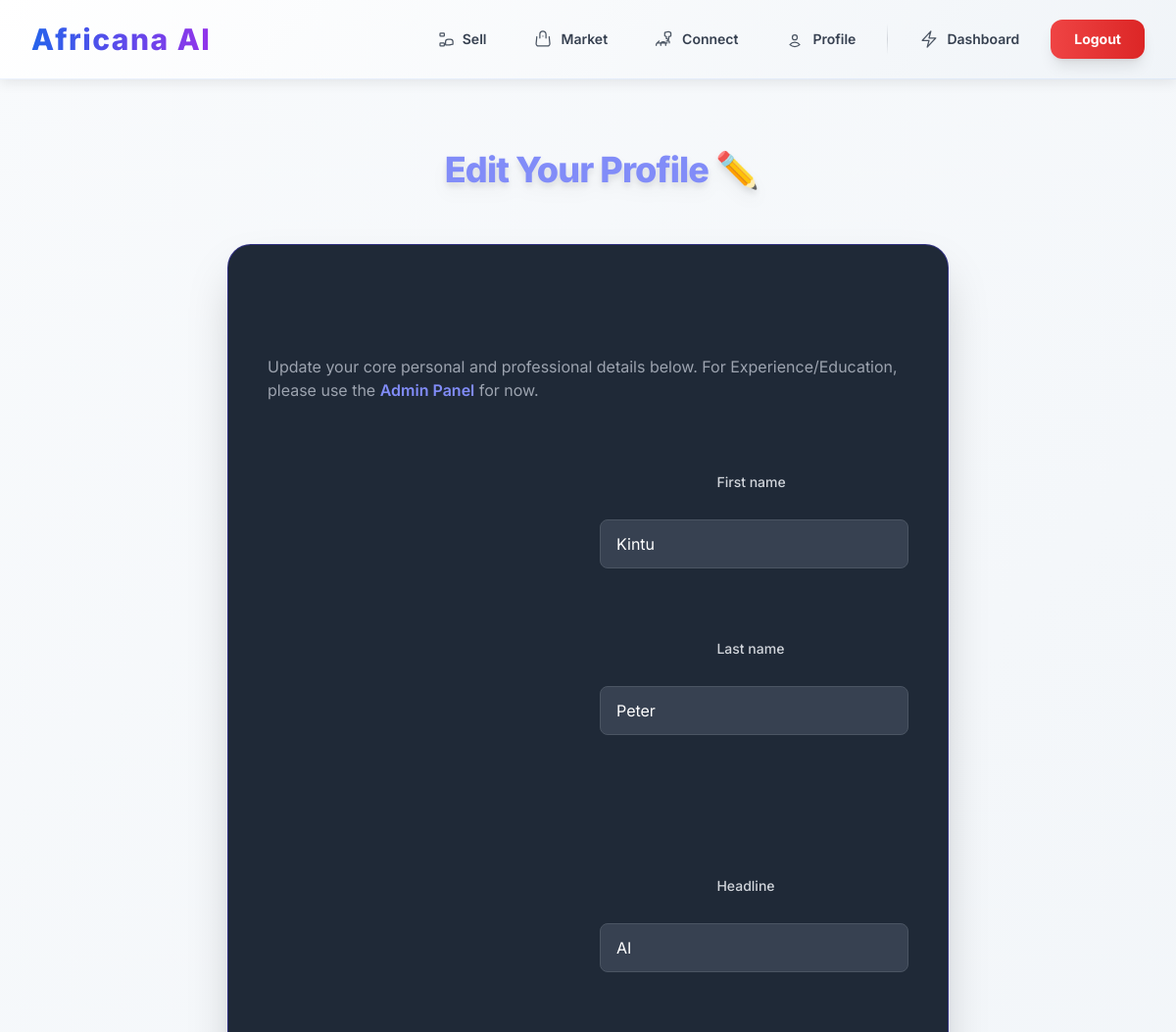
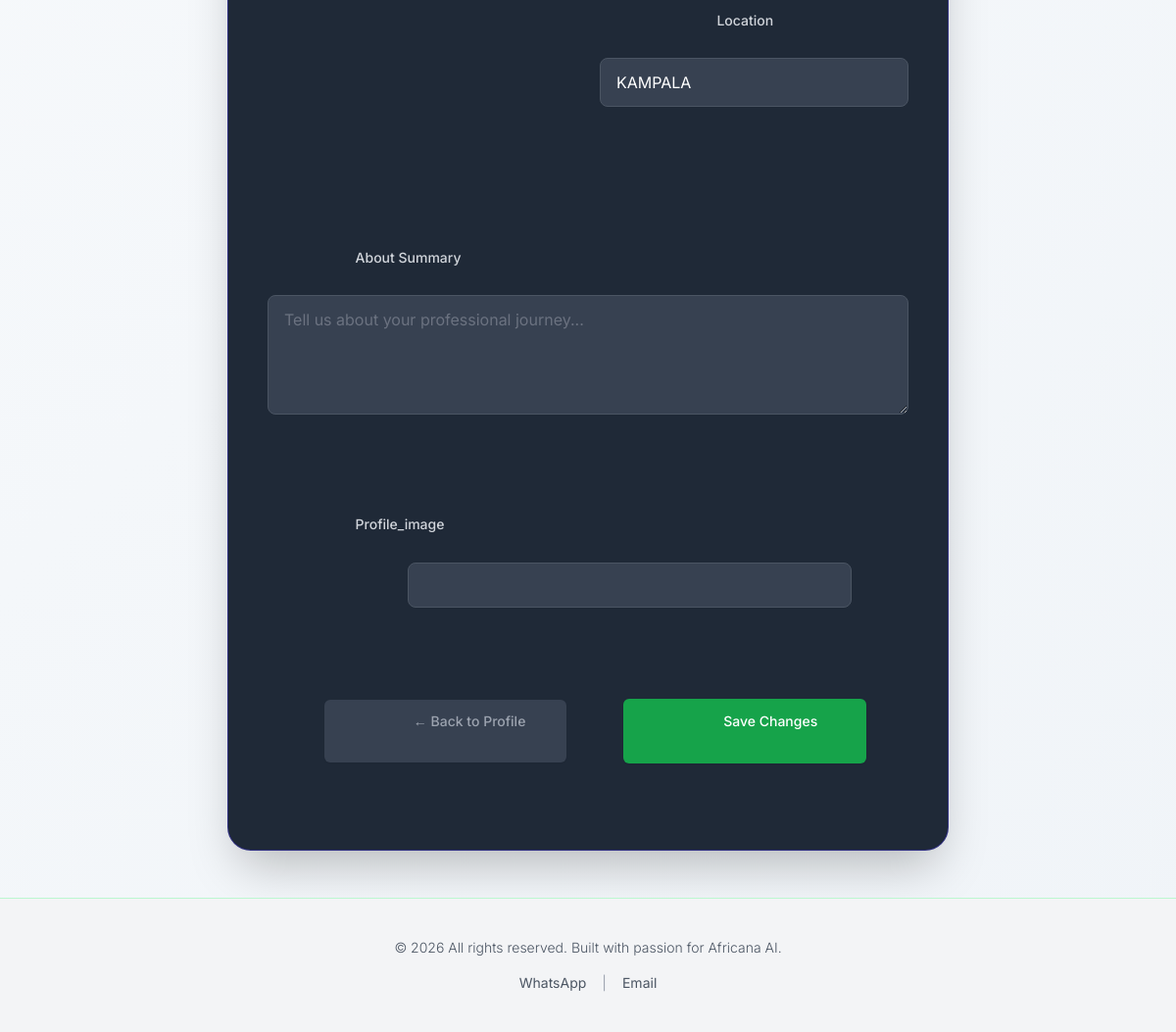
The app's page /profile/edit/ (signed in) with its own data (2 pictures, top to bottom).
### users/models.py (models this page shows, shortened)
class CustomUser(AbstractUser):
    headline = models.CharField(_("Headline"), max_length=255, blank=True, null=True,
                                help_text=_("A professional title or summary, like 'Senior Django Developer'"))
    about = models.TextField(_("About Summary"), blank=True, null=True,
                             help_text=_("A summary of your professional journey and goals."))
    location = models.CharField(_("Location"), max_length=100, blank=True, null=True)
    language = models.CharField(_("Preferred Language"), max_length=10, default='en',
                                help_text=_("User's preferred language for content, e.g., 'en', 'sw', 'fr'"))
    profile_image = CloudinaryField('profile_image', blank=True, null=True,
                                    help_text=_("Upload a professional profile picture."))
    user_type = models.CharField(_("User Type"), max_length=20, choices=[
        ('regular', 'Regular User'),
        ('investor', 'Investor'),
    ], default='regular', help_text=_("Type of user account."))
    is_approved = models.BooleanField(_("Is Approved"), default=False,
                                      help_text=_("Whether this investor account is approved to post partner content."))
    groups = models.ManyToManyField(
        Group,
        verbose_name=_('groups'),
        blank=True,
        related_name="customuser_set",
        related_query_name="customuser",
    )
    user_permissions = models.ManyToManyField(
        Permission,
        verbose_name=_('user permissions'),
        blank=True,
        related_name="customuser_permissions_set",
        related_query_name="customuser_permission",
    )

### users/views.py (the view)
# urls.py: path('profile/edit/', views.profile_edit, name='profile_edit'),
@login_required
def profile_edit(request):
    user = request.user
    if request.method == 'POST':
        form = ProfileEditForm(request.POST, request.FILES, instance=user)
        if form.is_valid():
            form.save()
            messages.success(request, 'Your profile was successfully updated!')
            return redirect('users:user_profile')
    else:
        form = ProfileEditForm(instance=user)
    try:
        return render(request, 'users/profile_edit.html', {'form': form})
    except TemplateDoesNotExist:
        return render(request, 'profile_edit.html', {'form': form})

### users/forms.py
class ProfileEditForm(forms.ModelForm):
    class Meta:
        model = CustomUser
        fields = ('first_name', 'last_name', 'headline', 'about', 'location', 'language', 'profile_image')
        widgets = {
            'about': forms.Textarea(attrs={'rows': 4, 'placeholder': 'Tell us about your professional journey...'}),
        }
    def __init__(self, *args, **kwargs):
        super().__init__(*args, **kwargs)
        for field_name, field in self.fields.items():
            field.widget.attrs['class'] = 'w-full px-4 py-3 bg-gray-700 text-white border border-gray-600 rounded-lg focus:outline-none focus:ring-2 focus:ring-indigo-500 placeholder-gray-500'

### users/templatetags/user_filters.py (called while the page is built)
@register.filter
def split(value, arg):
    if isinstance(value, str):
        return value.split(arg)
    return []

@register.filter
def get_field(form, field_name):
    if hasattr(form, 'fields') and field_name in form.fields:
        return form[field_name]
    return None

### users/templates/users/profile_edit.html (shortened to what this page needs)
{% extends "base.html" %}
{% load user_filters %}
{% load widget_tweaks %}
{% block content %}
<main class="max-w-3xl mx-auto px-4 py-8 sm:py-12">
    <h1 class="text-4xl font-extrabold text-indigo-400 text-center mb-8 tracking-tight drop-shadow-lg">
        Edit Your Profile ✏️
    </h1>
    <div class="bg-gray-800 p-6 sm:p-10 rounded-3xl shadow-2xl border border-indigo-700/50">
        <form method="post" enctype="multipart/form-data" class="space-y-6">
            <p class="text-gray-400 mb-6">Update your core personal and professional details below. For Experience/Education, please use the <a href="{% url 'admin:index' %}" class="text-indigo-400 hover:underline font-semibold">Admin Panel</a> for now.</p>
            <div class="grid grid-cols-1 gap-6 sm:grid-cols-2">
                {% for field_name in 'first_name,last_name'|split:',' %}
                    {% with form|get_field:field_name as field %}
                        <div class="space-y-1">
                            <label for="{{ field.id_for_label }}" class="block text-sm font-medium text-gray-300">
                                {{ field.label }}
                            </label>
                            {{ field|add_class:"w-full px-4 py-3 bg-gray-700 text-white border border-gray-600 rounded-lg focus:outline-none focus:ring-2 focus:ring-indigo-500 placeholder-gray-500" }}
                        </div>
                    {% endwith %}
                {% endfor %}
            </div>
            <div class="grid grid-cols-1 gap-6 sm:grid-cols-2">
                {% for field_name in 'headline,location'|split:',' %}
                    {% with form|get_field:field_name as field %}
                        <div class="space-y-1">
                            <label for="{{ field.id_for_label }}" class="block text-sm font-medium text-gray-300">
                                {{ field.label }}
                            </label>
                            {{ field|add_class:"w-full px-4 py-3 bg-gray-700 text-white border border-gray-600 rounded-lg focus:outline-none focus:ring-2 focus:ring-indigo-500 placeholder-gray-500" }}
                        </div>
                    {% endwith %}
                {% endfor %}
            </div>
            {% with form.about as field %}
                <div class="space-y-1">
                    <label for="{{ field.id_for_label }}" class="block text-sm font-medium text-gray-300">
                        {{ field.label }}
                    </label>
                    {{ field|add_class:"w-full px-4 py-3 bg-gray-700 text-white border border-gray-600 rounded-lg focus:outline-none focus:ring-2 focus:ring-indigo-500 placeholder-gray-500" }}
                </div>
            {% endwith %}
            {% with form.profile_image as field %}
                <div class="space-y-1">
                    <label for="{{ field.id_for_label }}" class="block text-sm font-medium text-gray-300">
                        {{ field.label }}
                    </label>
                    <div class="flex items-center space-x-4">
                        {{ field|add_class:"block w-full text-sm text-gray-200 file:mr-4 file:py-2 file:px-4 file:rounded-full file:border-0 file:text-sm file:font-semibold file:bg-indigo-500 file:text-white hover:file:bg-indigo-600" }}
                    </div>
                </div>
            {% endwith %}
            <div class="pt-5 flex justify-between items-center">
                <a href="{% url 'languages:user_profile' %}" class="inline-block py-3 px-4 text-sm font-medium text-gray-400 bg-gray-700 rounded-md shadow-sm hover:bg-gray-600 transition duration-150 ease-in-out">
                    ← Back to Profile
                </a>
                <button type="submit" class="inline-block py-3 px-6 border border-transparent rounded-md shadow-sm text-sm font-medium text-white bg-green-600 hover:bg-green-700 focus:outline-none focus:ring-2 focus:ring-offset-2 focus:ring-green-500 focus:ring-offset-gray-900 transition duration-150 ease-in-out">
                    Save Changes
                </button>
            </div>
        </form>
    </div>
</main>
{% endblock content %}

### templates/base.html (style rules this page uses)
body { font-family: 'Inter', sans-serif; padding-bottom: 60px; background: linear-gradient(135deg, #f8fafc 0%, #f0f4f8 100%); }
@media (min-width: 768px) { body { padding-bottom: 0; } }

### records on screen
CustomUser: first_name "Kintu" "Peter", headline "AI" "KAMPALA"

### other values on screen
{{ field.label }} "First name" "Last name"
{{ field.label }} "Headline" "Location"
{{ field.label }} "About Summary"
{{ field.label }} "Profile_image"
